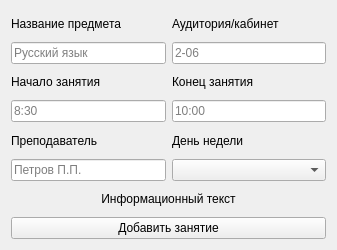
<?xml version="1.0" encoding="UTF-8"?>
<ui version="4.0">
 <class>lessonAdder</class>
 <widget class="QWidget" name="lessonAdder">
  <property name="geometry">
   <rect>
    <x>0</x>
    <y>0</y>
    <width>337</width>
    <height>250</height>
   </rect>
  </property>
  <property name="sizePolicy">
   <sizepolicy hsizetype="Preferred" vsizetype="Expanding">
    <horstretch>0</horstretch>
    <verstretch>0</verstretch>
   </sizepolicy>
  </property>
  <property name="minimumSize">
   <size>
    <width>0</width>
    <height>250</height>
   </size>
  </property>
  <property name="maximumSize">
   <size>
    <width>16777215</width>
    <height>250</height>
   </size>
  </property>
  <property name="windowTitle">
   <string>Form</string>
  </property>
  <property name="windowIcon">
   <iconset resource="resources.qrc">
    <normaloff>:/icon.png</normaloff>:/icon.png</iconset>
  </property>
  <layout class="QGridLayout" name="gridLayout">
   <item row="4" column="1">
    <widget class="QLineEdit" name="lessonStartEdit">
     <property name="placeholderText">
      <string>8:30</string>
     </property>
    </widget>
   </item>
   <item row="1" column="1">
    <widget class="QLabel" name="lessonName">
     <property name="text">
      <string>Название предмета</string>
     </property>
    </widget>
   </item>
   <item row="2" column="1">
    <widget class="QLineEdit" name="lessonNameEdit">
     <property name="text">
      <string/>
     </property>
     <property name="placeholderText">
      <string>Русский язык</string>
     </property>
    </widget>
   </item>
   <item row="5" column="2">
    <widget class="QLabel" name="lessonDayOfWeek">
     <property name="text">
      <string>День недели</string>
     </property>
    </widget>
   </item>
   <item row="5" column="1">
    <widget class="QLabel" name="lessonTeacher">
     <property name="text">
      <string>Преподаватель</string>
     </property>
    </widget>
   </item>
   <item row="6" column="1">
    <widget class="QLineEdit" name="lessonTeacherEdit">
     <property name="placeholderText">
      <string>Петров П.П.</string>
     </property>
    </widget>
   </item>
   <item row="2" column="2">
    <widget class="QLineEdit" name="lessonPlaceEdit">
     <property name="placeholderText">
      <string>2-06</string>
     </property>
    </widget>
   </item>
   <item row="7" column="1" colspan="2">
    <widget class="QLabel" name="info">
     <property name="text">
      <string>Информационный текст</string>
     </property>
     <property name="alignment">
      <set>Qt::AlignCenter</set>
     </property>
    </widget>
   </item>
   <item row="3" column="1">
    <widget class="QLabel" name="lessonStart">
     <property name="text">
      <string>Начало занятия</string>
     </property>
    </widget>
   </item>
   <item row="8" column="1" colspan="2">
    <widget class="QPushButton" name="addButton">
     <property name="text">
      <string>Добавить занятие</string>
     </property>
    </widget>
   </item>
   <item row="3" column="2">
    <widget class="QLabel" name="lessonEnd">
     <property name="text">
      <string>Конец занятия</string>
     </property>
    </widget>
   </item>
   <item row="1" column="2">
    <widget class="QLabel" name="lessonPlace">
     <property name="text">
      <string>Аудитория/кабинет</string>
     </property>
    </widget>
   </item>
   <item row="4" column="2">
    <widget class="QLineEdit" name="lessonEndEdit">
     <property name="placeholderText">
      <string>10:00</string>
     </property>
    </widget>
   </item>
   <item row="6" column="2">
    <widget class="QComboBox" name="lessonDayOfWeekBox">
     <property name="currentText">
      <string/>
     </property>
     <property name="maxVisibleItems">
      <number>6</number>
     </property>
    </widget>
   </item>
  </layout>
 </widget>
 <tabstops>
  <tabstop>lessonNameEdit</tabstop>
  <tabstop>lessonPlaceEdit</tabstop>
  <tabstop>lessonStartEdit</tabstop>
  <tabstop>lessonEndEdit</tabstop>
  <tabstop>lessonTeacherEdit</tabstop>
  <tabstop>addButton</tabstop>
 </tabstops>
 <resources>
  <include location="resources.qrc"/>
 </resources>
 <connections/>
</ui>
